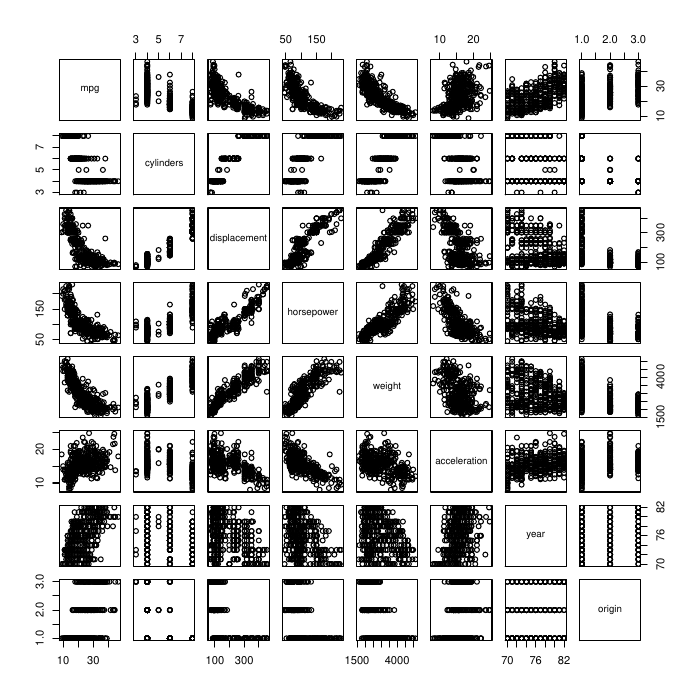

The script that saved this image:
Auto=read.table("/home/[user]/Desktop/Auto.data",header=T,na.strings="?")
fix(Auto)
Auto=na.omit(Auto)
dim(Auto)
Auto=Auto[,-9]
names(Auto)
attach(Auto)
range(Auto)
#fix(Auto)
apply(Auto,2,range)
apply(Auto,2,sd)
apply(Auto,2,mean)
Auto=Auto[-seq(10,85),]
apply(Auto,2,range)
apply(Auto,2,sd)
apply(Auto,2,mean)
dim(Auto)
Auto=read.table("/home/[user]/Desktop/Auto.data",header=T,na.strings="?")
Auto=na.omit(Auto)
Auto=Auto[,-9]
dim(Auto)
pdf("/home/[user]/Documents/ISLR with Applications in R/2.4.9.pdf")
pairs(Auto)
cor(Auto, method = "pearson", use = "complete.obs")
#install.packages("PerformanceAnalytics")
library("PerformanceAnalytics")
chart.Correlation(Auto, histogram=TRUE)
dev.off()